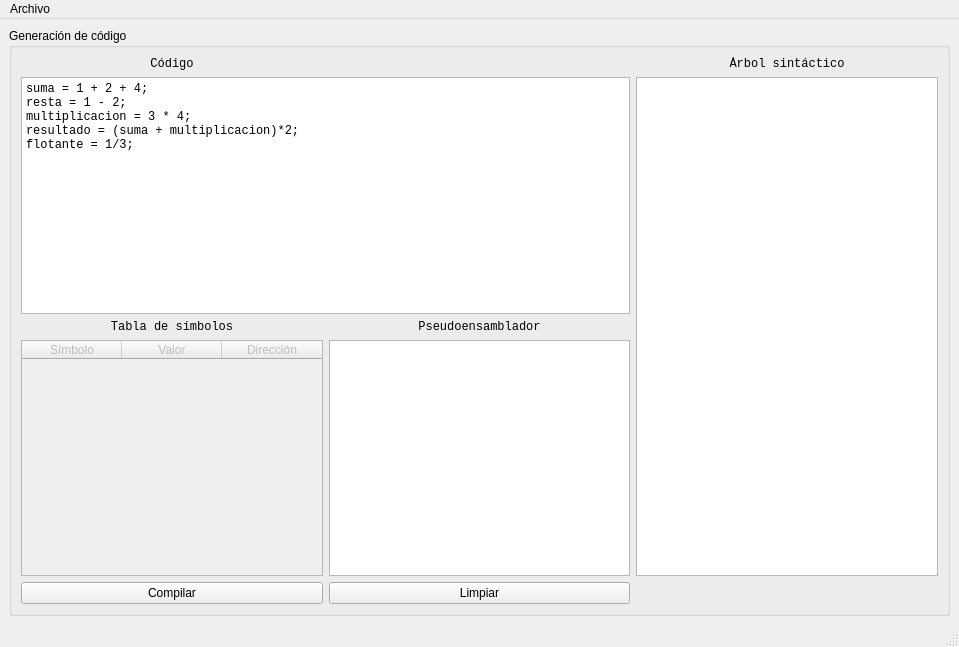
<?xml version="1.0" encoding="UTF-8"?>
<ui version="4.0">
 <class>MainWindow</class>
 <widget class="QMainWindow" name="MainWindow">
  <property name="geometry">
   <rect>
    <x>0</x>
    <y>0</y>
    <width>959</width>
    <height>647</height>
   </rect>
  </property>
  <property name="windowTitle">
   <string>MainWindow</string>
  </property>
  <widget class="QWidget" name="centralwidget">
   <layout class="QGridLayout" name="gridLayout_3">
    <item row="0" column="0">
     <widget class="QGroupBox" name="groupBox">
      <property name="title">
       <string>Generación de código</string>
      </property>
      <layout class="QGridLayout" name="gridLayout">
       <item row="4" column="1">
        <widget class="QPushButton" name="clear_button">
         <property name="text">
          <string>Limpiar</string>
         </property>
        </widget>
       </item>
       <item row="4" column="0">
        <widget class="QPushButton" name="run_button">
         <property name="text">
          <string>Compilar</string>
         </property>
        </widget>
       </item>
       <item row="3" column="0">
        <widget class="QTableWidget" name="symbol_table">
         <property name="enabled">
          <bool>false</bool>
         </property>
         <column>
          <property name="text">
           <string>Símbolo</string>
          </property>
         </column>
         <column>
          <property name="text">
           <string>Valor</string>
          </property>
         </column>
         <column>
          <property name="text">
           <string>Dirección</string>
          </property>
         </column>
        </widget>
       </item>
       <item row="0" column="0">
        <widget class="QLabel" name="label">
         <property name="font">
          <font>
           <family>Consolas</family>
          </font>
         </property>
         <property name="text">
          <string>Código</string>
         </property>
         <property name="alignment">
          <set>Qt::AlignCenter</set>
         </property>
        </widget>
       </item>
       <item row="2" column="0">
        <widget class="QLabel" name="label_3">
         <property name="font">
          <font>
           <family>Consolas</family>
          </font>
         </property>
         <property name="text">
          <string>Tabla de símbolos</string>
         </property>
         <property name="alignment">
          <set>Qt::AlignCenter</set>
         </property>
        </widget>
       </item>
       <item row="3" column="1">
        <widget class="QPlainTextEdit" name="asm_text">
         <property name="font">
          <font>
           <family>Consolas</family>
          </font>
         </property>
         <property name="plainText">
          <string>&lt;Esperando compilación...&gt;
</string>
         </property>
        </widget>
       </item>
       <item row="2" column="1">
        <widget class="QLabel" name="label_4">
         <property name="font">
          <font>
           <family>Consolas</family>
          </font>
         </property>
         <property name="text">
          <string>Pseudoensamblador</string>
         </property>
         <property name="alignment">
          <set>Qt::AlignCenter</set>
         </property>
        </widget>
       </item>
       <item row="1" column="0" colspan="2">
        <widget class="QPlainTextEdit" name="input_text">
         <property name="font">
          <font>
           <family>Consolas</family>
          </font>
         </property>
         <property name="plainText">
          <string>suma = 1 + 2 + 4;
resta = 1 - 2;
multiplicacion = 3 * 4;
resultado = (suma + multiplicacion)*2;
flotante = 1/3;</string>
         </property>
        </widget>
       </item>
       <item row="0" column="2">
        <widget class="QLabel" name="label_2">
         <property name="font">
          <font>
           <family>Consolas</family>
          </font>
         </property>
         <property name="text">
          <string>Árbol sintáctico</string>
         </property>
         <property name="alignment">
          <set>Qt::AlignCenter</set>
         </property>
        </widget>
       </item>
       <item row="1" column="2" rowspan="3">
        <widget class="QPlainTextEdit" name="output_text">
         <property name="enabled">
          <bool>true</bool>
         </property>
         <property name="font">
          <font>
           <family>Consolas</family>
          </font>
         </property>
         <property name="verticalScrollBarPolicy">
          <enum>Qt::ScrollBarAsNeeded</enum>
         </property>
         <property name="readOnly">
          <bool>true</bool>
         </property>
         <property name="plainText">
          <string>&lt;Esperando análisis...&gt;</string>
         </property>
        </widget>
       </item>
      </layout>
     </widget>
    </item>
   </layout>
  </widget>
  <widget class="QMenuBar" name="menubar">
   <property name="geometry">
    <rect>
     <x>0</x>
     <y>0</y>
     <width>959</width>
     <height>22</height>
    </rect>
   </property>
   <widget class="QMenu" name="menuArchivo">
    <property name="title">
     <string>Archivo</string>
    </property>
    <addaction name="actionAbrir"/>
    <addaction name="actionGuardar"/>
   </widget>
   <addaction name="menuArchivo"/>
  </widget>
  <widget class="QStatusBar" name="statusbar"/>
  <action name="actionAbrir">
   <property name="text">
    <string>Abrir</string>
   </property>
  </action>
  <action name="actionGuardar">
   <property name="text">
    <string>Guardar</string>
   </property>
  </action>
 </widget>
 <resources/>
 <connections/>
</ui>
